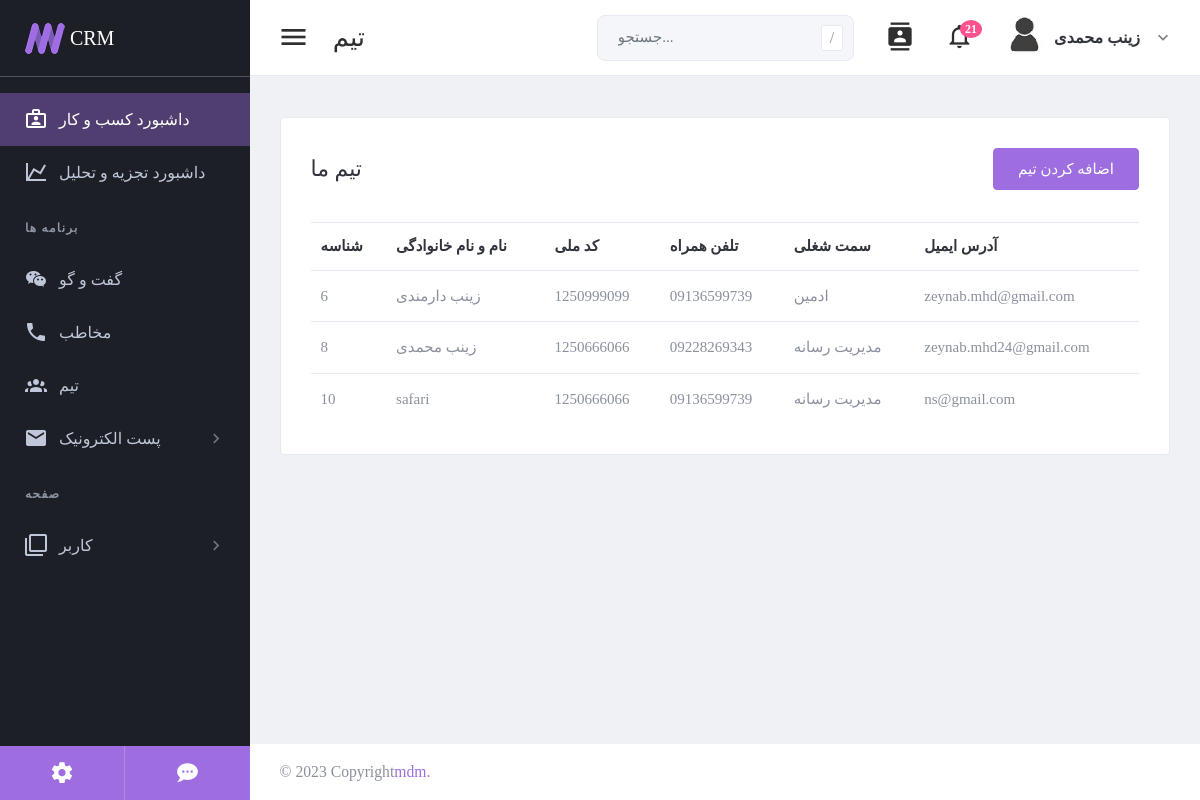
Screenshot of /team.php (signed in) with the database file from the repository.
### tables this page shows
CREATE TABLE IF NOT EXISTS `tbltem` (
  `id` int NOT NULL AUTO_INCREMENT,
  `flname` varchar(50) NOT NULL,
  `code` varchar(20) NOT NULL,
  `phone` varchar(20) NOT NULL,
  `semat` varchar(50) NOT NULL,
  `email` varchar(50) NOT NULL,
  PRIMARY KEY (`id`)
);

### team.php (the view, shortened to what this page needs)
<?php
include_once "config.php";
$query=mysqli_query($db,"select * from  tbltem");
?>
<!DOCTYPE html>
<html lang="en" dir="ltr">
  <head>
  <link href="plugins/material/css/materialdesignicons.min.css" rel="stylesheet" />
  <link href="plugins/simplebar/simplebar.css" rel="stylesheet" />
  <link href="plugins/nprogress/nprogress.css" rel="stylesheet" />
  <link id="main-css-href" rel="stylesheet" href="css/style.css" />
</head>
  <body class="navbar-fixed sidebar-fixed" id="body">
    <div class="wrapper">
        <aside class="left-sidebar sidebar-dark" id="left-sidebar">
          <div id="sidebar" class="sidebar sidebar-with-footer">
            <div class="app-brand">
              <a href="/index.php">
                <img src="images/logo.png" alt="Mono">
                <span class="brand-name">CRM</span>
              </a>
            </div>
            <div class="sidebar-left" data-simplebar style="height: 100%;">
              <ul class="nav sidebar-inner" id="sidebar-menu">
                  <li
                   class="active"
                   >
                    <a class="sidenav-item-link" href="index.php">
                      <i class="mdi mdi-briefcase-account-outline"></i>
                      <span class="nav-text">داشبورد کسب و کار</span>
                    </a>
                  </li>
                  <li
                   >
                    <a class="sidenav-item-link" href="analytics.php">
                      <i class="mdi mdi-chart-line"></i>
                      <span class="nav-text">داشبورد تجزیه و تحلیل</span>
                    </a>
                  </li>
                  <li class="section-title">
                    برنامه ها
                  </li>
                  <li
                   >
                    <a class="sidenav-item-link" href="chat.php">
                      <i class="mdi mdi-wechat"></i>
                      <span class="nav-text">گفت و گو</span>
                    </a>
                  </li>
                  <li
                   >
                    <a class="sidenav-item-link" href="contacts.php">
                      <i class="mdi mdi-phone"></i>
                      <span class="nav-text">مخاطب</span>
                    </a>
                  </li>
                  <li
                   >
                    <a class="sidenav-item-link" href="team.php">
                      <i class="mdi mdi-account-group"></i>
                      <span class="nav-text">تیم</span>
                    </a>
                  </li>
                  <li  class="has-sub" >
                    <a class="sidenav-item-link" href="javascript:void(0)" data-toggle="collapse" data-target="#email"
                      aria-expanded="false" aria-controls="email">
                      <i class="mdi mdi-email"></i>
                      <span class="nav-text">پست الکترونیک</span> <b class="caret"></b>
                    </a>
                  </li>
                  <li class="section-title">
                    صفحه
                  </li>
                  <li  class="has-sub" >
                    <a class="sidenav-item-link" href="javascript:void(0)" data-toggle="collapse" data-target="#users"
                      aria-expanded="false" aria-controls="users">
                      <i class="mdi mdi-image-filter-none"></i>
                      <span class="nav-text">کاربر</span> <b class="caret"></b>
                    </a>
                  </li>
              </ul>
            </div>
            <div class="sidebar-footer">
              <div class="sidebar-footer-content">
                <ul class="d-flex">
                  <li>
                    <a href="user-account-settings.php" data-toggle="tooltip" title="Profile settings"><i class="mdi mdi-settings"></i></a></li>
                  <li>
                    <a href="#" data-toggle="tooltip" title="No chat messages"><i class="mdi mdi-chat-processing"></i></a>
                  </li>
                </ul>
              </div>
            </div>
          </div>
        </aside>
      <div class="page-wrapper">
          <header class="main-header" id="header">
            <nav class="navbar navbar-expand-lg navbar-light" id="navbar">
              <button id="sidebar-toggler" class="sidebar-toggle">
              </button>
              <span class="page-title">تیم</span>
              <div class="navbar-right ">
                <div class="search-form">
                  <form action="index.php" method="get">
                    <div class="input-group input-group-sm" id="input-group-search">
                      <input type="text" autocomplete="off" name="query" id="search-input" class="form-control" placeholder="جستجو..." />
                      <div class="input-group-append">
                        <button class="btn" type="button">/</button>
                      </div>
                    </div>
                  </form>
                </div>
                <ul class="nav navbar-nav">
                  <li class="custom-dropdown">
                    <a class="offcanvas-toggler active custom-dropdown-toggler" data-offcanvas="contact-off" href="javascript:" >
                      <i class="mdi mdi-contacts icon"></i>
                    </a>
                  </li>
                  <li class="custom-dropdown">
                    <button class="notify-toggler custom-dropdown-toggler">
                      <i class="mdi mdi-bell-outline icon"></i>
                      <span class="badge badge-xs rounded-circle">21</span>
                    </button>
                  </li>
                  <li class="dropdown user-menu">
                    <button class="dropdown-toggle nav-link" data-toggle="dropdown">
                      <img src="images/user/user-xs-01.jpg" class="user-image rounded-circle" alt="User Image" />
                      <span class="d-none d-lg-inline-block"><?= $_SESSION['login'] ?></span>
                    </button>
                  </li>
                </ul>
              </div>
            </nav>
          </header>
        <div class="content-wrapper">
          <div class="content">
              <form action="team.php" method="post" >
                <div class="row">
                  <div class="col-xl-12">
                    <div class="card card-default">
                      <div class="card-header align-items-center">
                        <h2 class="">تیم ما </h2>
                        <button type="button" class="btn btn-primary" data-toggle="modal" data-target="#modal-add-contact"> اضافه کردن تیم
                        </button>
                      </div>
                      <div class="card-body">
                        <div class="tab-content">
                          <table id="product-sale" class="table table-product " style="width:100%">
                            <thead>
                              <tr>
                                <th>شناسه</th>
                                <th>نام و نام خانوادگی</th>
                                <th>کد ملی</th>
                                <th>تلفن همراه</th>
                                <th>سمت شغلی</th>
                                <th>آدرس ایمیل</th>
                              </tr>
                            </thead>
                            <tbody>
                            <?php  while ($row=mysqli_fetch_array($query)) { ?>
                              <tr>
                                <td><?php  echo $row['id'];?></td>
                                <td><?php  echo $row['flname'];?> </td>
                                <td><?php  echo $row['code'];?></td>
                                <td><?php  echo $row['phone'];?></td>
                                <td> <?php  echo $row['semat'];?></td>
                                <td><?php  echo $row['email'];?></td>
                              </tr>
                              <?php } ?>
                            </tbody>
                          </table>
                        </div>
                      </div>
                    </div>
                    </div>
                    </form>
                 </div>
                </div>
          <footer class="footer mt-auto">
            <div class="copyright bg-white">
              <p>
                &copy; <span id="copy-year"></span> Copyright<a class="text-primary" href="http://www.iamabdus.com/" target="_blank" >mdm</a>.
              </p>
            </div>
          </footer>
      </div>
    </div>
  </body>
</html>

### team.php (style rules this page uses)
body { font-family: "Vazir"; }

### rows the page displays
tbltem: id "6", flname "زینب دارمندی", code "1250999099", phone "09136599739", semat "ادمین", email "zeynab.mhd@gmail.com"
tbltem: id "8", flname "زینب محمدی", code "1250666066", phone "09228269343", semat "مدیریت رسانه", email "zeynab.mhd24@gmail.com"
tbltem: id "10", flname "safari", code "1250666066", phone "09136599739", semat "مدیریت رسانه", email "ns@gmail.com"

### other values shown
$_SESSION['login'] "زینب محمدی"
